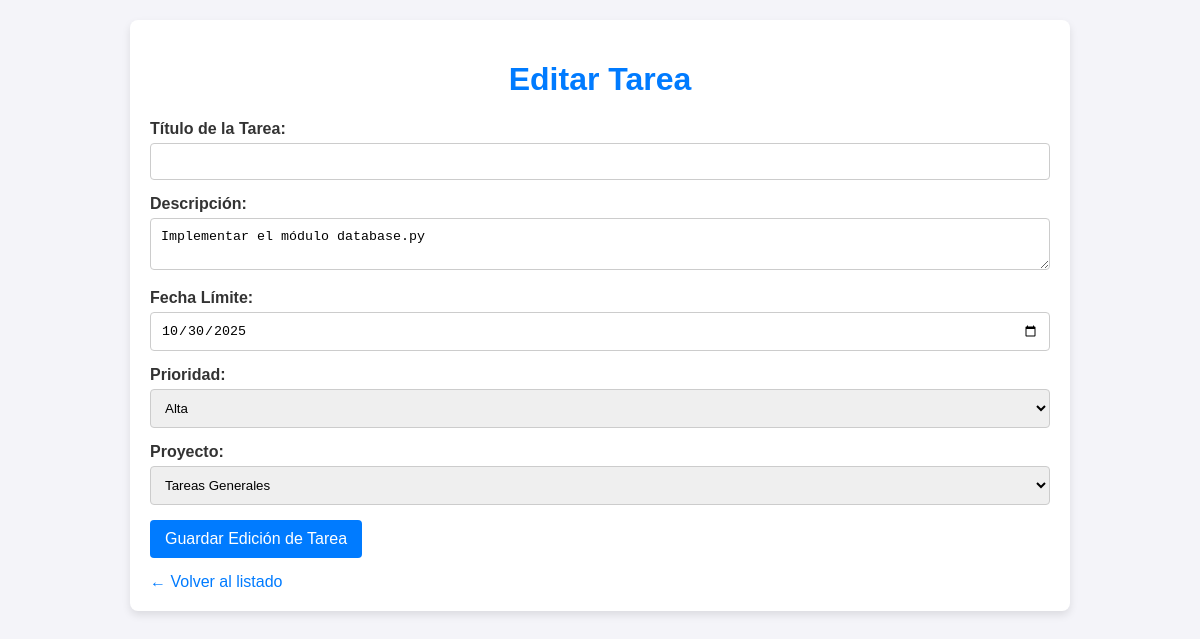
/tarea/editar/1, run on the app's committed database.
### tables this page shows
CREATE TABLE tareas (
            id INTEGER PRIMARY KEY AUTOINCREMENT,
            titulo TEXT NOT NULL,
            descripcion TEXT,
            fecha_creacion TEXT,
            fecha_limite TEXT,
            prioridad TEXT,
            estado TEXT,
            proyecto_id INTEGER,
            FOREIGN KEY (proyecto_id) REFERENCES proyectos(id)
        );

CREATE TABLE proyectos (
            id INTEGER PRIMARY KEY AUTOINCREMENT,
            nombre TEXT NOT NULL,
            descripcion TEXT,
            fecha_inicio TEXT,
            estado TEXT
        );

### app.py (the view, shortened to what this page needs)
@app.route('/tarea/editar/<int:tarea_id>', methods=['GET', 'POST'])
def editar_tarea_web(tarea_id):
    tarea = db_manager.obtener_tarea_por_id(tarea_id)
    proyectos = db_manager.obtener_proyectos()
    return render_template('formulario_edicion_tarea.html', tarea=tarea, proyectos=proyectos)

### src/database.py (called while the page is built)
def get_connection():
    conn = sqlite3.connect(DATABASE_NAME)
    conn.row_factory = sqlite3.Row
    return conn

    def obtener_proyectos(self):
        conn = get_connection()
        cursor = conn.cursor()
        cursor.execute("SELECT * FROM proyectos")
        filas = cursor.fetchall()
        conn.close()
        proyectos = [
            Proyecto(nombre=fila['nombre'], descripcion=fila['descripcion'],
                     id=fila['id'], estado=fila['estado'])
            for fila in filas
        ]
        return proyectos

    def obtener_tarea_por_id(self, tarea_id: int) -> Tarea:
        conn = get_connection()
        cursor = conn.cursor()
        cursor.execute("SELECT * FROM tareas WHERE id=?", (tarea_id,))
        fila = cursor.fetchone()
        conn.close()
        if fila:
            tarea = Tarea(
                titulo=fila['titulo'],
                fecha_limite=fila['fecha_limite'],
                prioridad=fila['prioridad'],
                proyecto_id=fila['proyecto_id'],
                estado=fila['estado'],
                descripcion=fila['descripcion'],
                fecha_creacion=fila['fecha_creacion'],
                id=fila['id']
            )
            return tarea
        return None

### templates/formulario_edicion_tarea.html (shortened to what this page needs)
<!DOCTYPE html>
<html lang="es">
<head>
    <link rel="stylesheet" href="{{ url_for('static', filename='styles.css') }}">
</head>
<body>
    <div class="container">
        <h1>Editar Tarea</h1>
        <form method="POST" action="{{ url_for('editar_tarea_web', tarea_id=tarea._id) }}">
            <div class="form-group">
                <label for="titulo">Título de la Tarea:</label>
                <input type="text" id="titulo" name="titulo"  value "{{tarea._titulo}}" required>
            </div>
            <div class="form-group">
                <label for="descripcion">Descripción:</label>
                <textarea id="descripcion" name="descripcion">{{ tarea._descripcion }}</textarea>
            </div>
            <div class="form-group">
                <label for="fecha_limite">Fecha Límite:</label>
                <input type="date" id="fecha_limite" name="fecha_limite" value="{{ tarea._fecha_limite }}" required>
            </div>
           <div class="form-group">
                <label for="prioridad">Prioridad:</label>
                <select id="prioridad" name="prioridad" required>
                    <option value="Alta" {% if tarea._prioridad == 'Alta' %}selected{% endif %}>Alta</option>
                </select>
            </div>
            <div class="form-group">
                <label for="proyecto_id">Proyecto:</label>
                <select id="proyecto_id" name="proyecto_id">
                    {% for proyecto in proyectos %}
                        <option value="{{ proyecto._id }}" {% if proyecto._id == tarea._proyecto_id %}selected{% endif %}>
                            {{ proyecto._nombre }}
                        </option>
                    {% endfor %}
                </select>
            </div>
            <button type="submit" class="submit-button">Guardar Edición de Tarea</button>
        </form>
        <a href="{{ url_for('index') }}" class="back-link">← Volver al listado</a>
    </div>
</body>
</html>

### static/styles.css (style rules this page uses)
body { font-family: Arial, sans-serif; background-color: #f4f4f9; color: #333; margin: 0; padding: 20px; }
.container { max-width: 900px; margin: 0 auto; background: #fff; padding: 20px; border-radius: 8px; box-shadow: 0 4px 8px rgba(0, 0, 0, 0.1); }
h1 { color: #007bff; text-align: center; }

### templates/formulario_edicion_tarea.html (style rules this page uses)
.form-group { margin-bottom: 15px; }
.form-group label { display: block; margin-bottom: 5px; font-weight: bold; }
.form-group input, .form-group textarea, .form-group select { width: 100%; padding: 10px; border: 1px solid #ccc; border-radius: 4px; box-sizing: border-box; }
.submit-button { background-color: #007bff; color: white; padding: 10px 15px; border: none; border-radius: 4px; cursor: pointer; font-size: 1em; }
.back-link { display: inline-block; margin-top: 15px; color: #007bff; text-decoration: none; }

### data on the page
tareas: descripcion "Implementar el módulo database.py", fecha_limite "10/30/2025", prioridad "Alta", proyecto_id "Tareas Generales"
